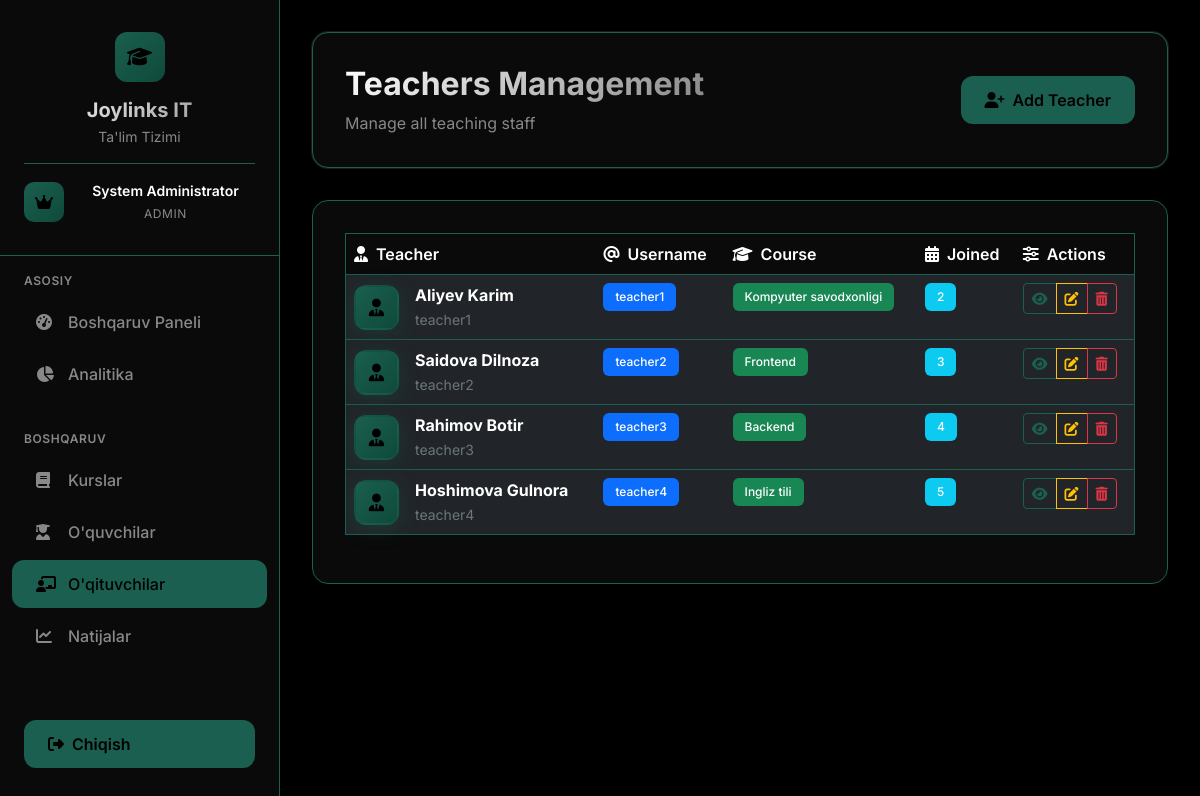
The page /admin/teachers (signed in) on the database as committed earlier.
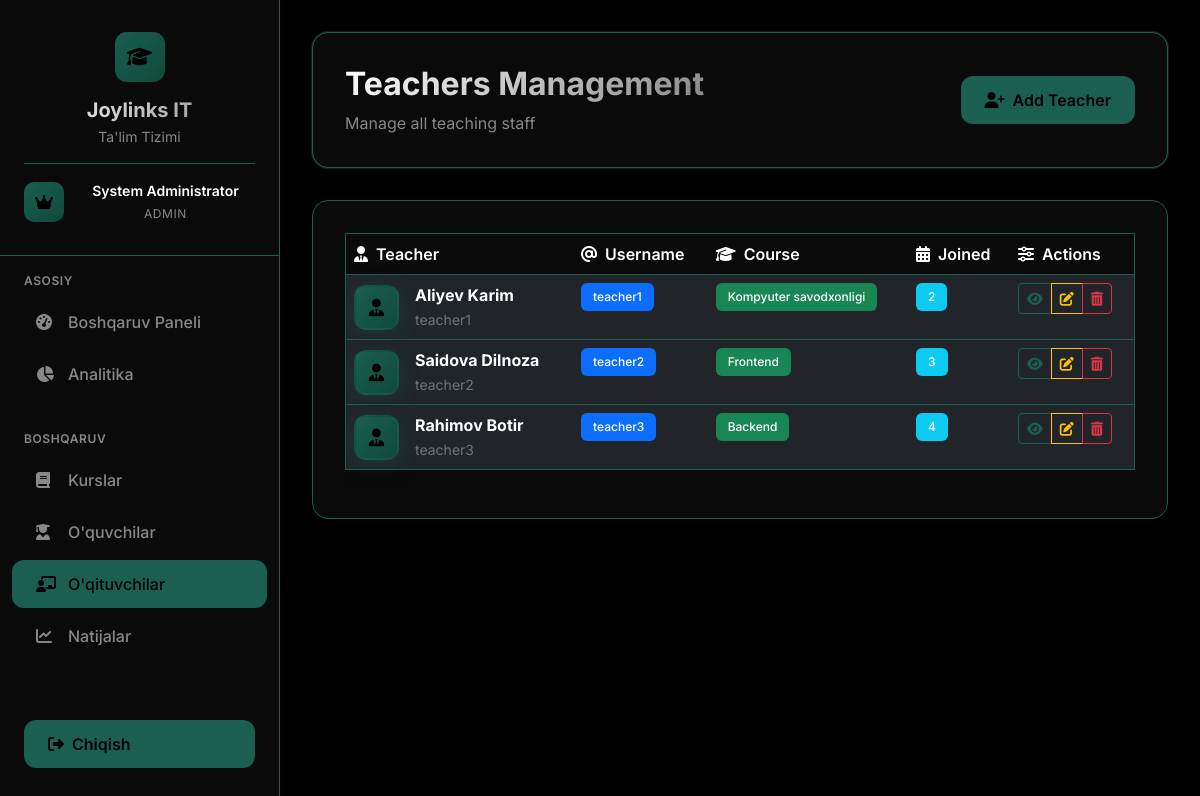
The same page on the database as committed later.
### app.py (models this page shows)
class Teacher(db.Model):
    id = db.Column(db.Integer, primary_key=True)
    user_id = db.Column(db.Integer, db.ForeignKey('user.id'), nullable=False)
    course_id = db.Column(db.Integer, db.ForeignKey('course.id'), nullable=False)
    groups = db.relationship('Group', backref='teacher', lazy=True)
    course = db.relationship('Course', backref='teachers', lazy=True)

class User(UserMixin, db.Model):
    id = db.Column(db.Integer, primary_key=True)
    username = db.Column(db.String(80), unique=True, nullable=False)
    password_hash = db.Column(db.String(120), nullable=False)
    role = db.Column(db.String(20), nullable=False)  # admin, teacher, student
    full_name = db.Column(db.String(100), nullable=False)
    teacher_profile = db.relationship('Teacher', backref='user', uselist=False)
    student_profile = db.relationship('Student', backref='user', uselist=False)

class Course(db.Model):
    id = db.Column(db.Integer, primary_key=True)
    name = db.Column(db.String(100), nullable=False)
    description = db.Column(db.Text)
    created_at = db.Column(db.DateTime, default=datetime.utcnow)

### app.py (the view)
@app.route('/admin/teachers')
@admin_required
def admin_teachers():
    teachers = db.session.query(Teacher, User, Course).join(User).join(Course).all()
    return render_template('admin/teachers_modern.html', teachers=teachers)

### app.py (called while the page is built)
@login_manager.user_loader
def load_user(user_id):
    return User.query.get(int(user_id))

def admin_required(f):
    @wraps(f)
    def decorated_function(*args, **kwargs):
        if not current_user.is_authenticated or current_user.role != 'admin':
            flash('Kirish taqiqlangan. Admin huquqlari kerak.', 'danger')
            return redirect(url_for('login'))
        return f(*args, **kwargs)
    return decorated_function

### templates/admin/teachers_modern.html (shortened to what this page needs)
{% extends "base_modern.html" %}
{% block content %}
<div class="page-header">
    <div class="d-flex justify-content-between align-items-center">
        <div>
            <h1 class="page-title">Teachers Management</h1>
            <p class="page-subtitle">Manage all teaching staff</p>
        </div>
        <div class="d-flex gap-2">
            <a href="{{ url_for('admin_add_teacher') }}" class="btn-primary-custom">
                <i class="fas fa-user-plus me-2"></i>Add Teacher
            </a>
        </div>
    </div>
</div>
<div class="content-card">
    <div class="table-responsive">
        <table class="table table-dark table-hover">
            <thead>
                <tr>
                    <th><i class="fas fa-user-tie me-2"></i>Teacher</th>
                    <th><i class="fas fa-at me-2"></i>Username</th>
                    <th><i class="fas fa-graduation-cap me-2"></i>Course</th>
                    <th><i class="fas fa-calendar-alt me-2"></i>Joined</th>
                    <th><i class="fas fa-sliders-h me-2"></i>Actions</th>
                </tr>
            </thead>
            <tbody>
                {% for teacher, user, course in teachers %}
                <tr class="table-row-hover">
                    <td>
                        <div class="d-flex align-items-center">
                            <div class="teacher-avatar me-3">
                                <i class="fas fa-user-tie"></i>
                            </div>
                            <div>
                                <strong>{{ user.full_name }}</strong>
                                <br>
                                <small class="text-secondary">{{ user.username }}</small>
                            </div>
                        </div>
                    </td>
                    <td>
                        <span class="badge bg-primary">{{ user.username }}</span>
                    </td>
                    <td>
                        <span class="badge bg-success">{{ course.name }}</span>
                    </td>
                    <td>
                        <span class="badge bg-info">{{ user.id }}</span>
                    </td>
                    <td>
                        <div class="btn-group" role="group">
                            <button class="btn btn-sm btn-outline-light" onclick="viewTeacher('{{ teacher.id }}')">
                                <i class="fas fa-eye"></i>
                            </button>
                            <button class="btn btn-sm btn-outline-warning" onclick="editTeacher('{{ teacher.id }}')">
                                <i class="fas fa-pen-to-square"></i>
                            </button>
                            <button class="btn btn-sm btn-outline-danger" onclick="deleteTeacher('{{ teacher.id }}')">
                                <i class="fas fa-trash-can"></i>
                            </button>
                        </div>
                    </td>
                </tr>
                {% endfor %}
            </tbody>
        </table>
    </div>
</div>
{% endblock %}

Rows that differ between the two databases and show on the page:
removed Teacher: full_name "Hoshimova Gulnora", username "teacher4", name "Ingliz tili", id "5"
